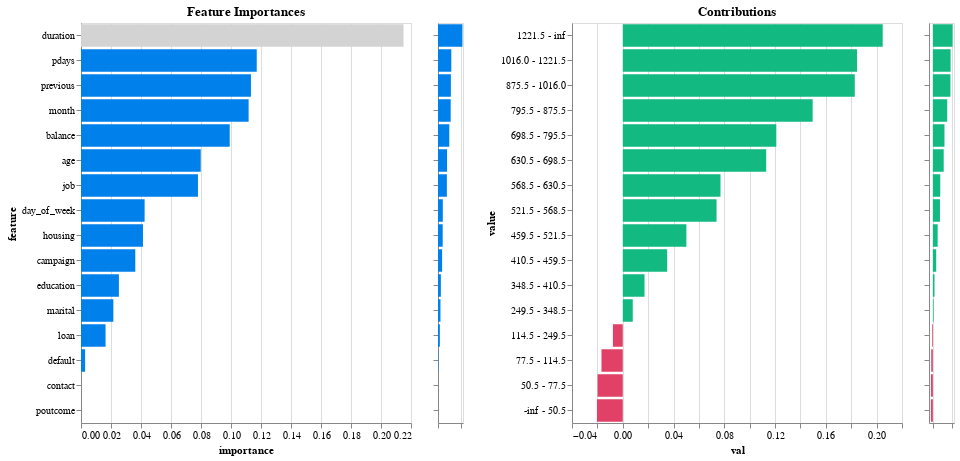

The cell this chart's notebook holds for it:
### Markdown cell above
## Model Explainability and Data Leakage Detection

The feature importance and contribution charts generated by `model.explain()` function provide insight into the predictive power of each feature within the model. Specifically, they can highlight issues such as data leakage. 

For instance, the `duration` feature exhibits a strong positive correlation with the target variable, as indicated by its prominent importance score. This suggests that a longer duration is associated with an increased likelihood of a positive outcome. However, such a characteristic of `duration` may be indicative of data leakage, especially if the `duration` pertains to the length of calls or interactions that occur only after the target event has happened.

In practice, the `duration` should not be available at the time of prediction, and its presence in the dataset could lead to overly optimistic model performance during validation, which is unlikely to generalize to new, unseen data. 

The immediate visibility of `duration` as a significant feature in the explainability charts underscores its potential role in data leakage and necessitates further investigation to ensure that the model is not inadvertently learning from features that would not be available in a real-world scenario.

### Code cell
model.explain()

### Figure 1 — Vega-Lite specification as saved in the notebook (floating-point values rounded to 4 significant figures)
{"config": {"view": {"continuousWidth": 300, "continuousHeight": 300}}, "hconcat": [{"mark": {"type": "bar", "color": "#0080ea"}, "encoding": {"color": {"condition": {"param": "param_1", "value": "lightgray"}, "value": "#0080ea"}, "tooltip": {"field": "importance_label", "type": "nominal"}, "x": {"field": "importance", "type": "quantitative"}, "y": {"field": "feature", "sort": {"field": "importance", "order": "descending"}, "type": "nominal"}}, "height": 400, "name": "view_1", "title": "Feature Importances", "transform": [{"filter": {"param": "param_2"}}], "width": 330}, {"mark": {"type": "bar", "color": "#0080ea"}, "encoding": {"x": {"axis": {"labels": false, "title": null}, "field": "importance", "type": "quantitative"}, "y": {"axis": {"labels": false, "title": null}, "field": "feature", "sort": "-x", "type": "nominal"}}, "height": 400, "name": "view_2", "width": 25}, {"data": {"name": "data-f602956f5d211d95b3cfeb928f28f5eb"}, "mark": {"type": "bar", "color": "#e14067"}, "encoding": {"color": {"condition": {"test": "(datum.contribution < 0)", "value": "#e14067"}, "value": "#12b980"}, "tooltip": {"field": "score_label", "type": "nominal"}, "x": {"field": "val", "type": "quantitative"}, "y": {"field": "value", "sort": {"field": "index", "order": "descending"}, "type": "nominal"}}, "height": 400, "name": "view_3", "title": "Contributions", "transform": [{"fold": ["contribution", "mean", "frequency"], "as": ["column", "val"]}, {"filter": {"param": "Select"}}, {"filter": {"param": "param_1"}}, {"filter": {"param": "param_3"}}], "width": 330}, {"data": {"name": "data-f602956f5d211d95b3cfeb928f28f5eb"}, "mark": {"type": "bar", "color": "#e14067"}, "encoding": {"color": {"condition": {"test": "(datum.contribution < 0)", "value": "#e14067"}, "value": "#12b980"}, "x": {"axis": {"labels": false, "title": null}, "field": "contribution", "type": "quantitative"}, "y": {"axis": {"labels": false, "title": null}, "field": "value", "sort": {"field": "index", "order": "descending"}, "type": "nominal"}}, "height": 400, "name": "view_4", "transform": [{"filter": {"param": "param_1"}}], "width": 25}], "data": {"name": "data-85b8cc428736f0ad1802101dd3f26224"}, "params": [{"name": "param_1", "select": {"type": "point", "fields": ["feature"]}, "value": "duration", "views": ["view_1"]}, {"name": "Select", "select": {"type": "point", "fields": ["column"]}, "bind": {"input": "select", "options": ["contribution", "mean", "frequency"]}, "value": "contribution", "views": ["view_1", "view_3"]}, {"name": "param_2", "select": {"type": "interval", "encodings": ["y"]}, "views": ["view_2"]}, {"name": "param_3", "select": {"type": "interval", "encodings": ["y"]}, "views": ["view_4"]}], "$schema": "https://vega.github.io/schema/vega-lite/v5.16.3.json", "datasets": {"data-85b8cc428736f0ad1802101dd3f26224": [{"feature": "contact", "importance": 0.0, "importance_label": "0.0%"}, {"feature": "poutcome", "importance": 0.0, "importance_label": "0.0%"}, {"feature": "default", "importance": 0.00275, "importance_label": "0.3%"}, {"feature": "loan", "importance": 0.01637, "importance_label": "1.6%"}, {"feature": "marital", "importance": 0.02156, "importance_label": "2.2%"}, {"feature": "education", "importance": 0.02526, "importance_label": "2.5%"}, {"feature": "campaign", "importance": 0.03619, "importance_label": "3.6%"}, {"feature": "housing", "importance": 0.04131, "importance_label": "4.1%"}, {"feature": "day_of_week", "importance": 0.04241, "importance_label": "4.2%"}, {"feature": "job", "importance": 0.07797, "importance_label": "7.8%"}, {"feature": "age", "importance": 0.07982, "importance_label": "8.0%"}, {"feature": "balance", "importance": 0.09915, "importance_label": "9.9%"}, {"feature": "month", "importance": 0.1117, "importance_label": "11.2%"}, {"feature": "previous", "importance": 0.1133, "importance_label": "11.3%"}, {"feature": "pdays", "importance": 0.1172, "importance_label": "11.7%"}, {"feature": "duration", "importance": 0.215, "importance_label": "21.5%"}], "data-f602956f5d211d95b3cfeb928f28f5eb": [{"index": 0, "value": "-inf - 24.5", "contribution": 0.0588, "mean": 0.2651, "frequency": 0.01836, "feature": "age", "score_label": "5.9"}, {"index": 1, "value": "24.5 - 25.5", "contribution": 0.03937, "mean": 0.2165, "frequency": 0.01136, "feature": "age", "score_label": "3.9"}, {"index": 2, "value": "25.5 - 27.5", "contribution": 0.01599, "mean": 0.1582, "frequency": 0.03757, "feature": "age", "score_label": "1.6"}, {"index": 3, "value": "27.5 - 29.5", "contribution": 0.01566, "mean": 0.1574, "frequency": 0.04955, "feature": "age", "score_label": "1.6"}, {"index": 4, "value": "29.5 - 38.5", "contribution": -0.00173, "mean": 0.1085, "frequency": 0.3681, "feature": "age", "score_label": "-0.2"}, {"index": 5, "value": "38.5 - 43.5", "contribution": -0.005148, "mean": 0.0891, "frequency": 0.1431, "feature": "age", "score_label": "-0.5"}, {"index": 6, "value": "43.5 - 48.5", "contribution": -0.005217, "mean": 0.08871, "frequency": 0.1256, "feature": "age", "score_label": "-0.5"}, {"index": 7, "value": "48.5 - 59.5", "contribution": -0.003944, "mean": 0.09592, "frequency": 0.2075, "feature": "age", "score_label": "-0.4"}, {"index": 8, "value": "59.5 - 60.5", "contribution": 0.01953, "mean": 0.167, "frequency": 0.01291, "feature": "age", "score_label": "2.0"}, {"index": 9, "value": "60.5 - 67.5", "contribution": 0.1204, "mean": 0.4188, "frequency": 0.01208, "feature": "age", "score_label": "12.0"}, {"index": 10, "value": "67.5 - inf", "contribution": 0.1334, "mean": 0.4513, "frequency": 0.01391, "feature": "age", "score_label": "13.3"}, {"index": 0, "value": "blue-collar", "contribution": -0.007667, "mean": 0.07482, "frequency": 0.2151, "feature": "job", "score_label": "-0.8"}, {"index": 1, "value": "entrepreneur", "contribution": -0.005749, "mean": 0.08355, "frequency": 0.03243, "feature": "job", "score_label": "-0.6"}, {"index": 1, "value": "housemaid", "contribution": -0.005749, "mean": 0.08824, "frequency": 0.02726, "feature": "job", "score_label": "-0.6"}, {"index": 2, "value": "services", "contribution": -0.002534, "mean": 0.09359, "frequency": 0.09188, "feature": "job", "score_label": "-0.3"}, {"index": 2, "value": "technician", "contribution": -0.002534, "mean": 0.1096, "frequency": 0.1678, "feature": "job", "score_label": "-0.3"}, {"index": 3, "value": "admin.", "contribution": 0.005584, "mean": 0.1216, "frequency": 0.1135, "feature": "job", "score_label": "0.6"}, {"index": 3, "value": "self-employed", "contribution": 0.005584, "mean": 0.1227, "frequency": 0.03514, "feature": "job", "score_label": "0.6"}, {"index": 3, "value": "management", "contribution": 0.005584, "mean": 0.1395, "frequency": 0.2104, "feature": "job", "score_label": "0.6"}, {"index": 4, "value": "unemployed", "contribution": 0.01065, "mean": 0.1449, "frequency": 0.02958, "feature": "job", "score_label": "1.1"}, {"index": 5, "value": "retired", "contribution": 0.04542, "mean": 0.2317, "frequency": 0.05013, "feature": "job", "score_label": "4.5"}, {"index": 6, "value": "student", "contribution": 0.05308, "mean": 0.2901, "frequency": 0.02068, "feature": "job", "score_label": "5.3"}, {"index": 0, "value": "married", "contribution": -0.002343, "mean": 0.1017, "frequency": 0.5999, "feature": "marital", "score_label": "-0.2"}, {"index": 0, "value": "divorced", "contribution": -0.002343, "mean": 0.1218, "frequency": 0.1171, "feature": "marital", "score_label": "-0.2"}, {"index": 1, "value": "single", "contribution": 0.01348, "mean": 0.1519, "frequency": 0.283, "feature": "marital", "score_label": "1.3"}, {"index": 0, "value": "primary", "contribution": -0.005458, "mean": 0.08734, "frequency": 0.1507, "feature": "education", "score_label": "-0.5"}, {"index": 1, "value": "secondary", "contribution": -0.001873, "mean": 0.1077, "frequency": 0.5129, "feature": "education", "score_label": "-0.2"}, {"index": 2, "value": "tertiary", "contribution": 0.01204, "mean": 0.151, "frequency": 0.2953, "feature": "education", "score_label": "1.2"}, {"index": 0, "value": "yes", "contribution": -0.008979, "mean": 0.06738, "frequency": 0.01805, "feature": "default", "score_label": "-0.9"}, {"index": 1, "value": "no", "contribution": 0.0003749, "mean": 0.1192, "frequency": 0.9819, "feature": "default", "score_label": "0.0"}, {"index": 0, "value": "-inf - -426.5", "contribution": -0.01028, "mean": 0.06003, "frequency": 0.02027, "feature": "balance", "score_label": "-1.0"}, {"index": 1, "value": "-426.5 - -228.5", "contribution": -0.01134, "mean": 0.05402, "frequency": 0.02099, "feature": "balance", "score_label": "-1.1"}, {"index": 2, "value": "-228.5 - -90.5", "contribution": -0.01143, "mean": 0.05348, "frequency": 0.02068, "feature": "balance", "score_label": "-1.1"}, {"index": 3, "value": "-90.5 - -0.5", "contribution": -0.01036, "mean": 0.05954, "frequency": 0.02043, "feature": "balance", "score_label": "-1.0"}, {"index": 4, "value": "-0.5 - 2.5", "contribution": -0.005688, "mean": 0.08604, "frequency": 0.08516, "feature": "balance", "score_label": "-0.6"}, {"index": 5, "value": "2.5 - 39.5", "contribution": -0.009098, "mean": 0.0667, "frequency": 0.05098, "feature": "balance", "score_label": "-0.9"}, {"index": 6, "value": "39.5 - 105.5", "contribution": -0.00535, "mean": 0.08795, "frequency": 0.06287, "feature": "balance", "score_label": "-0.5"}, {"index": 7, "value": "105.5 - 913.5", "contribution": -0.0005779, "mean": 0.115, "frequency": 0.3755, "feature": "balance", "score_label": "-0.1"}, {"index": 8, "value": "913.5 - 1094.5", "contribution": 0.01703, "mean": 0.1608, "frequency": 0.03766, "feature": "balance", "score_label": "1.7"}, {"index": 9, "value": "1094.5 - 1945.5", "contribution": 0.007795, "mean": 0.1377, "frequency": 0.1134, "feature": "balance", "score_label": "0.8"}, {"index": 10, "value": "1945.5 - 2320.5", "contribution": 0.01538, "mean": 0.1567, "frequency": 0.02859, "feature": "balance", "score_label": "1.5"}, {"index": 11, "value": "2320.5 - 2775.5", "contribution": 0.02193, "mean": 0.173, "frequency": 0.02828, "feature": "balance", "score_label": "2.2"}, {"index": 12, "value": "2775.5 - 3361.0", "contribution": 0.02753, "mean": 0.187, "frequency": 0.02721, "feature": "balance", "score_label": "2.8"}, {"index": 13, "value": "3361.0 - 4228.0", "contribution": 0.02916, "mean": 0.1911, "frequency": 0.02721, "feature": "balance", "score_label": "2.9"}, {"index": 14, "value": "4228.0 - 6048.0", "contribution": 0.02268, "mean": 0.1749, "frequency": 0.03525, "feature": "balance", "score_label": "2.3"}, {"index": 15, "value": "6048.0 - inf", "contribution": 0.01131, "mean": 0.1465, "frequency": 0.04548, "feature": "balance", "score_label": "1.1"}, {"index": 0, "value": "yes", "contribution": -0.007127, "mean": 0.07788, "frequency": 0.556, "feature": "housing", "score_label": "-0.7"}, {"index": 1, "value": "no", "contribution": 0.02027, "mean": 0.1689, "frequency": 0.444, "feature": "housing", "score_label": "2.0"}, {"index": 0, "value": "yes", "contribution": -0.008945, "mean": 0.06757, "frequency": 0.1592, "feature": "loan", "score_label": "-0.9"}, {"index": 1, "value": "no", "contribution": 0.003846, "mean": 0.1279, "frequency": 0.8408, "feature": "loan", "score_label": "0.4"}, {"index": 0, "value": "-inf - 2.5", "contribution": 0.0216, "mean": 0.1722, "frequency": 0.03581, "feature": "day_of_week", "score_label": "2.2"}, {"index": 1, "value": "2.5 - 3.5", "contribution": 0.0168, "mean": 0.1602, "frequency": 0.02433, "feature": "day_of_week", "score_label": "1.7"}, {"index": 2, "value": "3.5 - 4.5", "contribution": 0.01771, "mean": 0.1625, "frequency": 0.03199, "feature": "day_of_week", "score_label": "1.8"}, {"index": 3, "value": "4.5 - 27.5", "contribution": -0.0005172, "mean": 0.1153, "frequency": 0.7785, "feature": "day_of_week", "score_label": "-0.1"}, {"index": 4, "value": "27.5 - 29.5", "contribution": -0.007253, "mean": 0.07716, "frequency": 0.0799, "feature": "day_of_week", "score_label": "-0.7"}, {"index": 5, "value": "29.5 - 30.5", "contribution": 0.02028, "mean": 0.1689, "frequency": 0.03487, "feature": "day_of_week", "score_label": "2.0"}, {"index": 6, "value": "30.5 - inf", "contribution": -0.006806, "mean": 0.0797, "frequency": 0.01457, "feature": "day_of_week", "score_label": "-0.7"}, {"index": 0, "value": "may", "contribution": -0.008974, "mean": 0.06741, "frequency": 0.3039, "feature": "month", "score_label": "-0.9"}, {"index": 1, "value": "jul", "contribution": -0.004508, "mean": 0.09272, "frequency": 0.1524, "feature": "month", "score_label": "-0.5"}, {"index": 2, "value": "nov", "contribution": -0.002105, "mean": 0.1022, "frequency": 0.08795, "feature": "month", "score_label": "-0.2"}, {"index": 2, "value": "jan", "contribution": -0.002105, "mean": 0.1023, "frequency": 0.03191, "feature": "month", "score_label": "-0.2"}, {"index": 2, "value": "jun", "contribution": -0.002105, "mean": 0.1039, "frequency": 0.1181, "feature": "month", "score_label": "-0.2"}, {"index": 2, "value": "aug", "contribution": -0.002105, "mean": 0.112, "frequency": 0.1385, "feature": "month", "score_label": "-0.2"}, {"index": 3, "value": "feb", "contribution": 0.02032, "mean": 0.169, "frequency": 0.05939, "feature": "month", "score_label": "2.0"}, {"index": 4, "value": "apr", "contribution": 0.03094, "mean": 0.1955, "frequency": 0.06406, "feature": "month", "score_label": "3.1"}, {"index": 5, "value": "dec", "contribution": 0.1349, "mean": 0.4509, "frequency": 0.004783, "feature": "month", "score_label": "13.5"}, {"index": 5, "value": "oct", "contribution": 0.1349, "mean": 0.4561, "frequency": 0.01576, "feature": "month", "score_label": "13.5"}, {"index": 6, "value": "sep", "contribution": 0.1463, "mean": 0.4834, "frequency": 0.01252, "feature": "month", "score_label": "14.6"}, {"index": 7, "value": "mar", "contribution": 0.1648, "mean": 0.5297, "frequency": 0.0107, "feature": "month", "score_label": "16.5"}, {"index": 0, "value": "-inf - 50.5", "contribution": -0.02037, "mean": 0.002781, "frequency": 0.07955, "feature": "duration", "score_label": "-2.0"}, {"index": 1, "value": "50.5 - 77.5", "contribution": -0.01988, "mean": 0.005556, "frequency": 0.07963, "feature": "duration", "score_label": "-2.0"}, {"index": 2, "value": "77.5 - 114.5", "contribution": -0.01677, "mean": 0.0232, "frequency": 0.1299, "feature": "duration", "score_label": "-1.7"}, {"index": 3, "value": "114.5 - 249.5", "contribution": -0.007773, "mean": 0.07422, "frequency": 0.361, "feature": "duration", "score_label": "-0.8"}, {"index": 4, "value": "249.5 - 348.5", "contribution": 0.007864, "mean": 0.1379, "frequency": 0.1309, "feature": "duration", "score_label": "0.8"}, {"index": 5, "value": "348.5 - 410.5", "contribution": 0.01715, "mean": 0.1611, "frequency": 0.05201, "feature": "duration", "score_label": "1.7"}, {"index": 6, "value": "410.5 - 459.5", "contribution": 0.03498, "mean": 0.2056, "frequency": 0.02864, "feature": "duration", "score_label": "3.5"}, {"index": 7, "value": "459.5 - 521.5", "contribution": 0.05012, "mean": 0.2434, "frequency": 0.02817, "feature": "duration", "score_label": "5.0"}, {"index": 8, "value": "521.5 - 568.5", "contribution": 0.0739, "mean": 0.3027, "frequency": 0.01717, "feature": "duration", "score_label": "7.4"}, {"index": 9, "value": "568.5 - 630.5", "contribution": 0.07699, "mean": 0.3105, "frequency": 0.01772, "feature": "duration", "score_label": "7.7"}, {"index": 10, "value": "630.5 - 698.5", "contribution": 0.113, "mean": 0.4004, "frequency": 0.01554, "feature": "duration", "score_label": "11.3"}, {"index": 11, "value": "698.5 - 795.5", "contribution": 0.121, "mean": 0.4202, "frequency": 0.01612, "feature": "duration", "score_label": "12.1"}, {"index": 12, "value": "795.5 - 875.5", "contribution": 0.1496, "mean": 0.4917, "frequency": 0.01001, "feature": "duration", "score_label": "15.0"}, {"index": 13, "value": "875.5 - 1016.0", "contribution": 0.1828, "mean": 0.5745, "frequency": 0.0115, "feature": "duration", "score_label": "18.3"}, {"index": 14, "value": "1016.0 - 1221.5", "contribution": 0.1846, "mean": 0.5789, "frequency": 0.01051, "feature": "duration", "score_label": "18.5"}, {"index": 15, "value": "1221.5 - inf", "contribution": 0.2048, "mean": 0.6295, "frequency": 0.01164, "feature": "duration", "score_label": "20.5"}, {"index": 0, "value": "-inf - 1.5", "contribution": 0.01118, "mean": 0.1462, "frequency": 0.3898, "feature": "campaign", "score_label": "1.1"}, {"index": 1, "value": "1.5 - 3.5", "contribution": -0.0009199, "mean": 0.1131, "frequency": 0.3991, "feature": "campaign", "score_label": "-0.1"}, {"index": 2, "value": "3.5 - 4.5", "contribution": -0.004634, "mean": 0.09201, "frequency": 0.07753, "feature": "campaign", "score_label": "-0.5"}, {"index": 3, "value": "4.5 - 5.5", "contribution": -0.006247, "mean": 0.08287, "frequency": 0.03937, "feature": "campaign", "score_label": "-0.6"}, {"index": 4, "value": "5.5 - 6.5", "contribution": -0.008102, "mean": 0.07235, "frequency": 0.0279, "feature": "campaign", "score_label": "-0.8"}, {"index": 5, "value": "6.5 - 7.5", "contribution": -0.008069, "mean": 0.07254, "frequency": 0.01601, "feature": "campaign", "score_label": "-0.8"}, {"index": 6, "value": "7.5 - 9.5", "contribution": -0.009443, "mean": 0.06475, "frequency": 0.01922, "feature": "campaign", "score_label": "-0.9"}, {"index": 7, "value": "9.5 - 12.5", "contribution": -0.01019, "mean": 0.06054, "frequency": 0.01324, "feature": "campaign", "score_label": "-1.0"}, {"index": 8, "value": "12.5 - inf", "contribution": -0.0154, "mean": 0.03101, "frequency": 0.01783, "feature": "campaign", "score_label": "-1.5"}, {"index": 0, "value": "-inf - 19.5", "contribution": -0.004549, "mean": 0.09249, "frequency": 0.8224, "feature": "pdays", "score_label": "-0.5"}, {"index": 1, "value": "19.5 - 92.5", "contribution": 0.1472, "mean": 0.4856, "frequency": 0.01828, "feature": "pdays", "score_label": "14.7"}, {"index": 2, "value": "92.5 - 107.5", "contribution": 0.1146, "mean": 0.4043, "frequency": 0.01429, "feature": "pdays", "score_label": "11.5"}, {"index": 3, "value": "107.5 - 168.5", "contribution": 0.01766, "mean": 0.1624, "frequency": 0.02248, "feature": "pdays", "score_label": "1.8"}, {"index": 4, "value": "168.5 - 187.5", "contribution": 0.09612, "mean": 0.3582, "frequency": 0.02632, "feature": "pdays", "score_label": "9.6"}, {"index": 5, "value": "187.5 - 352.5", "contribution": 0.005485, "mean": 0.132, "frequency": 0.07039, "feature": "pdays", "score_label": "0.5"}, {"index": 6, "value": "352.5 - inf", "contribution": 0.03308, "mean": 0.2009, "frequency": 0.02588, "feature": "pdays", "score_label": "3.3"}, {"index": 0, "value": "-inf - 0.5", "contribution": -0.004568, "mean": 0.09239, "frequency": 0.8188, "feature": "previous", "score_label": "-0.5"}, {"index": 1, "value": "0.5 - 1.5", "contribution": 0.03578, "mean": 0.2076, "frequency": 0.06113, "feature": "previous", "score_label": "3.6"}, {"index": 2, "value": "1.5 - 2.5", "contribution": 0.04396, "mean": 0.228, "frequency": 0.0462, "feature": "previous", "score_label": "4.4"}, {"index": 3, "value": "2.5 - 3.5", "contribution": 0.05589, "mean": 0.2578, "frequency": 0.02488, "feature": "previous", "score_label": "5.6"}, {"index": 4, "value": "3.5 - 4.5", "contribution": 0.05632, "mean": 0.2589, "frequency": 0.01559, "feature": "previous", "score_label": "5.6"}, {"index": 5, "value": "4.5 - 6.5", "contribution": 0.06648, "mean": 0.2842, "frequency": 0.01595, "feature": "previous", "score_label": "6.6"}, {"index": 6, "value": "6.5 - inf", "contribution": 0.05436, "mean": 0.254, "frequency": 0.01742, "feature": "previous", "score_label": "5.4"}]}}
